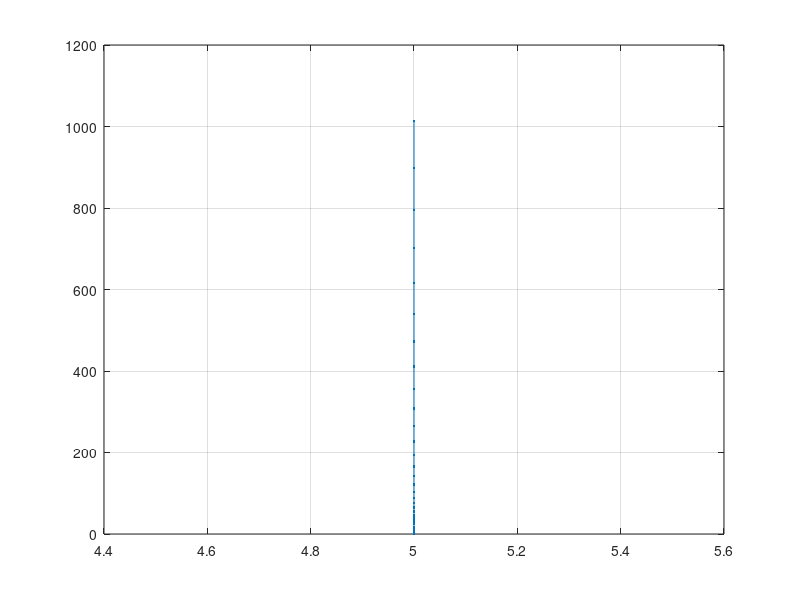

MATLAB code to generate this figure:
% Generate a complete gas profile from just one lower trop and one
% mid-strat mixing ratios
%

% Created: 09 July 2010, Scott Hannon - based on fake_cfc.m
% Update: 05 Aug 2010, S.Hannon - variant with input pstart & pend
%%%%%%%%%%%%%%%%%%%%%%%%%%%%%%%%%%%%%%%%%%%%%%%%%%%%%%%%%%%%%%%%%%%%%%%%%%%%%%%

gasid = input('enter gas ID number: ');
mrlowtrop = input('enter lower trop mixing ratio (ppm) : ');
mrmidstrat = input('enter mid-strat mixing ratio (ppm) : ');

p=[1.013E+03, 8.988E+02, 7.950E+02, 7.012E+02, 6.166E+02, ...
   5.405E+02, 4.722E+02, 4.111E+02, 3.565E+02, 3.080E+02, ...
   2.650E+02, 2.270E+02, 1.940E+02, 1.658E+02, 1.417E+02, ...
   1.211E+02, 1.035E+02, 8.850E+01, 7.565E+01, 6.467E+01, ...
   5.529E+01, 4.729E+01, 4.047E+01, 3.467E+01, 2.972E+01, ...
   2.549E+01, 1.743E+01, 1.197E+01, 8.010E+00, 5.746E+00, ...
   4.150E+00, 2.871E+00, 2.060E+00, 1.491E+00, 1.090E+00, ...
   7.978E-01, 4.250E-01, 2.190E-01, 1.090E-01, 5.220E-02, ...
   2.400E-02, 1.050E-02, 4.460E-03, 1.840E-03, 7.600E-04, ...
   3.200E-04, 1.450E-04, 7.100E-05, 4.010E-05, 2.540E-05];
%
mr = zeros(1,50);

pstart = input('enter dropoff start pressure (usually 300 mb) : ');
pend = input('enter dropff end pressure (usually 30 mb) : ');

% constant from surface to pstart
ind = find(p >= pstart);
mr(ind) = mrlowtrop;
mr300 = mrlowtrop;

% constant from pend to TOA
ind = find(p <= pend);
mr(ind) = mrmidstrat;


% inverse drop off from pstart to pend
ind = find(p > pend & p < pstart);
mr(ind) = (1./p(ind) - 1./pend)*(mrlowtrop - mrmidstrat)/(1./pstart - 1./pend) + ...
   mrmidstrat;


% Write formated data to screen
fprintf(1,' \n',[]);
fprintf(1,'%3i\n',gasid);
for ii=1:9
   jj = (ii-1)*5 + (1:5);
   fprintf(1,'%10.3e, %10.3e, %10.3e, %10.3e, %10.3e,\n',mr(jj));
end
ii=10;
jj = (ii-1)*5 + (1:5);
fprintf(1,'%10.3e, %10.3e, %10.3e, %10.3e, %10.3e\n',mr(jj));
fprintf(1,' \n',[]);


%%% uncomment for testing
plot(mr,p,'.-'),grid
%%%

%%% end oif program %%%
